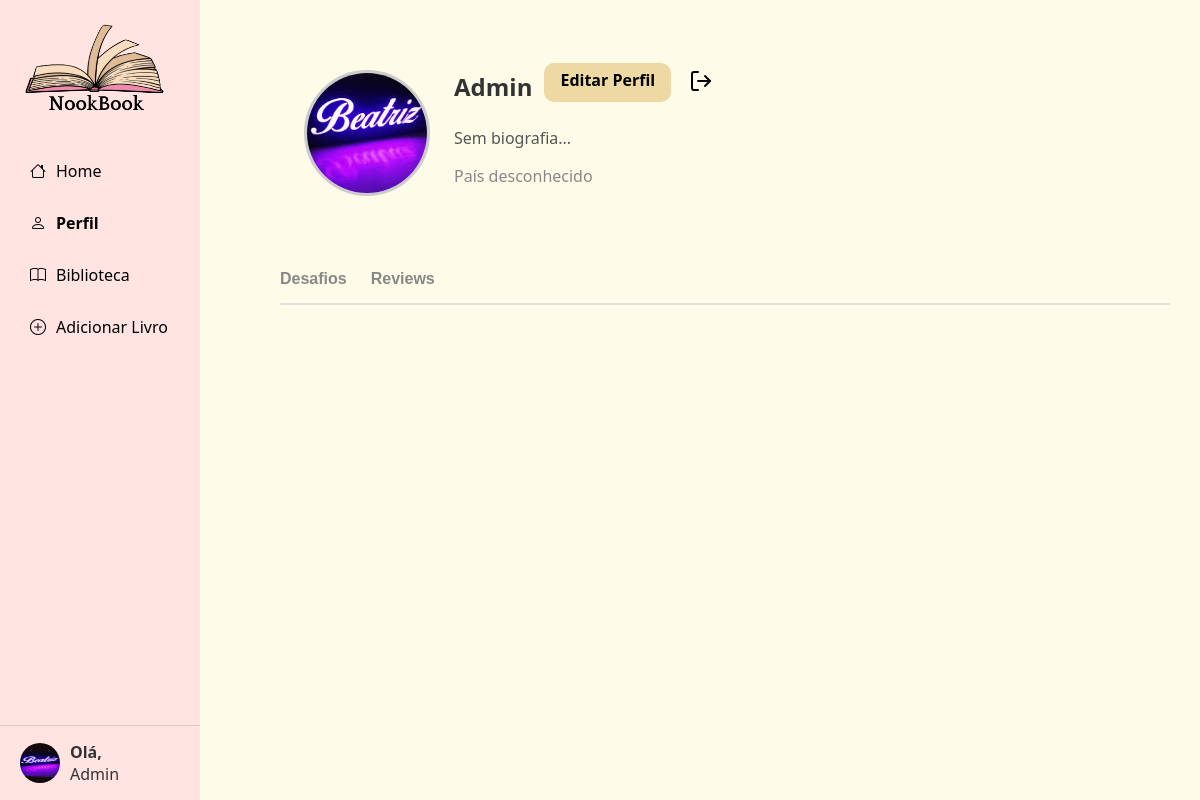
Page /auth/perfil/ (signed in) on the earlier database version.
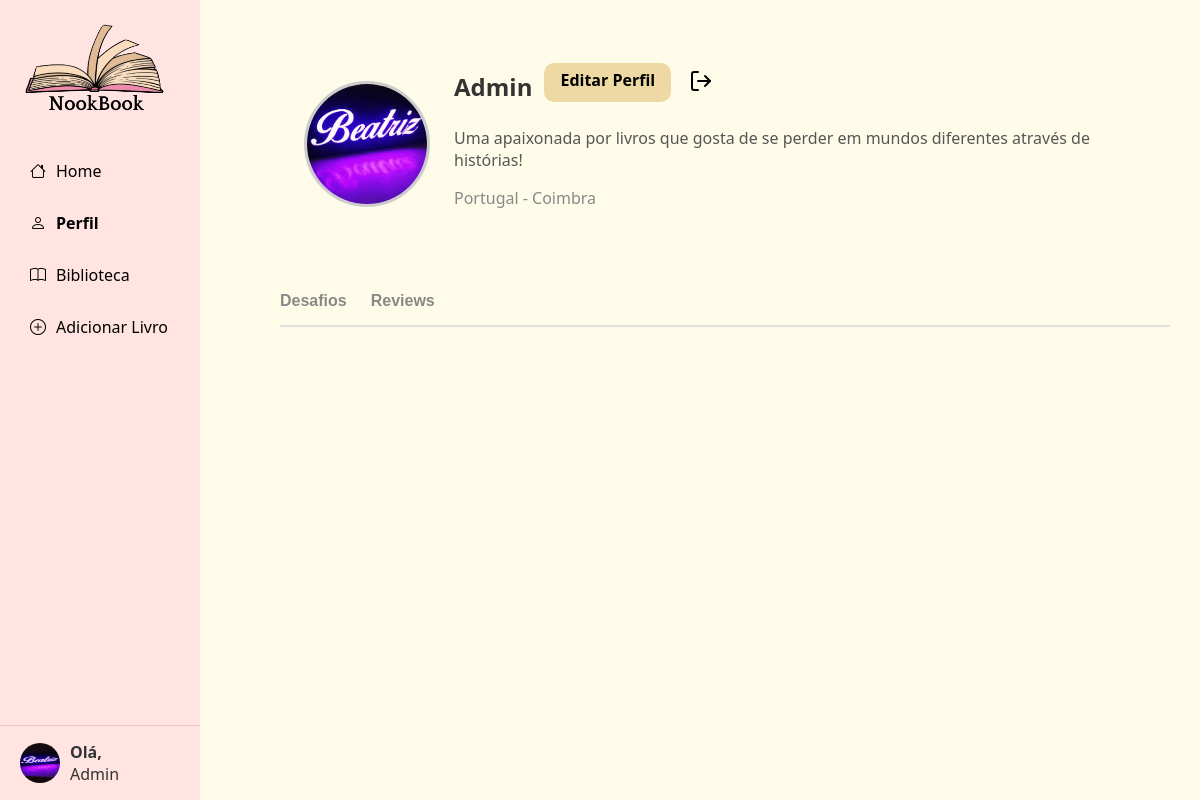
Same page on the later database version.
### nookbook/apps/Utilizadores/models.py (models this page shows, shortened)
class Utilizador(AbstractUser):
    nome = models.CharField(max_length=100, default="Utilizador")
    username = models.CharField(max_length=100, unique=True)
    email = models.EmailField(unique=True)
    biografia = models.CharField(max_length=1000, blank=True, null=True)
    foto_perfil = models.ImageField(upload_to=user_directory_path, blank=True, null=True)
    data_nascimento = models.DateField(blank=True, null=True)
    pais = models.CharField(max_length=100, blank=True, null=True)
    IDIOMAS_CHOICES = [
        ('pt', 'Português'),
        ('en', 'Inglês'),
        ('es', 'Espanhol'),
        ('fr', 'Francês'),
        ('de', 'Alemão'),
    ]
    idioma = models.CharField(max_length=10, choices=IDIOMAS_CHOICES, default='pt')
    generos_fav = models.ManyToManyField('Livros.Generos', blank=True, related_name='utilizadores')
    USERNAME_FIELD = "email"
    REQUIRED_FIELDS = ["username"]
    EMAIL_FIELD = "email"
    objects = UtilizadorManager()

### nookbook/apps/Utilizadores/views.py (the view)
# urls.py: path('perfil/', views.perfil_view, name='perfil'),
@login_required
def perfil_view(request):
    user = request.user
    ano_atual = datetime.now().year
    desafios = DesafioLeitura.objects.all()
    for desafio in desafios:
        desafio.esta_a_participar = user in desafio.participantes.all()
    reviews_bd = Avaliacao.objects.filter(utilizador=user).select_related('livro')
    reviews_api_raw = AvaliacaoAPI.objects.filter(utilizador=user)
    reviews_api = []
    for r in reviews_api_raw:
        if r.titulo and r.comentario:
            reviews_api.append({
                'titulo': r.titulo,
                'autor': r.autor or "Autor desconhecido",
                'capa_url': r.capa_url or "/static/imagens/capa_default.png",
                'comentario': r.comentario,
                'avaliacao': r.avaliacao,
            })
    context = {
        'user': user,
        'esconder_barra_pesquisa': True,
        'current_year': ano_atual,
        'desafios': desafios,
        'reviews_bd': reviews_bd,
        'reviews_api': reviews_api,
    }
    return render(request, 'perfil.html', context)

### nookbook/apps/Utilizadores/templates/perfil.html (shortened to what this page needs)
{% extends 'base.html' %}
{% load static %}
{% block extra_head %}
<link rel="stylesheet" href="{% static 'Utilizadores/css/perfil.css' %}">
{% endblock %}
{% block content %}
<div class="profile-header-new">
  <div class="profile-image-section">
    {% if user.foto_perfil %}
    <img src="{{ user.foto_perfil.url }}" alt="Foto de perfil" class="profile-image">
    {% else %}
    <img src="{% static 'imagens/profile_picture.png' %}" alt="Foto de perfil padrão" class="profile-image">
    {% endif %}
  </div>
<div class="profile-details">
  <div class="profile-actions">
    <h1 class="profile-username">{{ user.username }}</h1>
    <div class="profile-buttons">
      <a href="{% url 'editar_perfil' %}" class="btn-edit">Editar Perfil</a>
      <form method="post" action="{% url 'confirmar_logout' %}">
        <button type="submit" class="btn-logout-icon" title="Terminar sessão">
        </button>
      </form>
    </div>
  </div>
  <p class="profile-bio">{{ user.biografia|default:"Sem biografia..." }}</p>
  <p class="profile-location">{{ user.pais|default:"País desconhecido" }}</p>
</div>
</div>
<div class="tabs">
  <button class="tab" data-tab="desafios">Desafios</button>
  <button class="tab" data-tab="reviews">Reviews</button>
</div>
</div>
{% endblock %}

### nookbook/templates/base.html (shortened to what this page needs)
{% load static %}
<!DOCTYPE html>
<html lang="pt">
<head>
    <link rel="stylesheet" href="{% static 'css/styles.css' %}">
    <link href="https://cdn.jsdelivr.net/npm/bootstrap-icons/font/bootstrap-icons.css" rel="stylesheet">
    {% block extra_head %}{% endblock %}
</head>
<body>
<div class="container-menu">
    <aside id="sidebar" class="sidebar">
        <div class="top">
            <div class="logo">
                {% if user.is_authenticated %}
                    <a href="{% url 'inicio' %}">
                {% else %}
                    <a href="{% url 'pagina_inicial' %}">
                {% endif %}
                    <img src="{% static 'imagens/logo.png' %}" alt="Logo">
                    </a>
            </div>
        </div>
        <nav class="nav">
            <a href="{% if user.is_authenticated %}{% url 'inicio' %}{% else %}{% url 'pagina_login' %}{% endif %}" class="nav-item {% if request.resolver_match.url_name == 'inicio' %}active{% endif %}">
                <i class="bi bi-house"></i> Home
            </a>
            <a href="{% if user.is_authenticated %}{% url 'perfil' %}{% else %}{% url 'pagina_login' %}{% endif %}" class="nav-item {% if request.resolver_match.url_name == 'perfil' %}active{% endif %}">
                <i class="bi bi-person"></i> Perfil
            </a>
            <a href="{% if user.is_authenticated %}{% url 'pagina_biblioteca' %}{% else %}{% url 'pagina_login' %}{% endif %}" class="nav-item {% if request.resolver_match.url_name == 'pagina_biblioteca' %}active{% endif %}">
                <i class="bi bi-book"></i> Biblioteca
            </a>
            <a href="{% if user.is_authenticated %}{% url 'adicionar_livro' %}{% else %}{% url 'pagina_login' %}{% endif %}" class="nav-item {% if request.resolver_match.url_name == 'adicionar_livro' %}active{% endif %}">
                <i class="bi bi-plus-circle"></i> Adicionar Livro
            </a>
        </nav>
        <div class="bottom-profile">
            <a href="{% url 'perfil' %}" class="profile-link">
                {% if user.is_authenticated and user.foto_perfil %}
                <img src="{{ user.foto_perfil.url }}" alt="Perfil">
                {% else %}
                <img src="{% static 'imagens/profile_picture.png' %}" alt="Perfil">
                {% endif %}
                <div class="profile-info">
                    <strong>Olá,</strong><br>
                    <span>
                        {% if user.is_authenticated %}
                        {{ user.username }}
                        {% else %}
                        Visitante
                        {% endif %}
                    </span>
                </div>
            </a>
        </div>
    </aside>
    <main id="main-content">
        {% block content %}
        {% endblock %}
</body>
</html>

Differences in the rows shown:
changed Utilizador "Admin": biografia "Sem biografia..." → "Uma apaixonada por livros que gosta de se perder em mundos diferentes através de histórias!"; pais "País desconhecido" → "Portugal - Coimbra"
